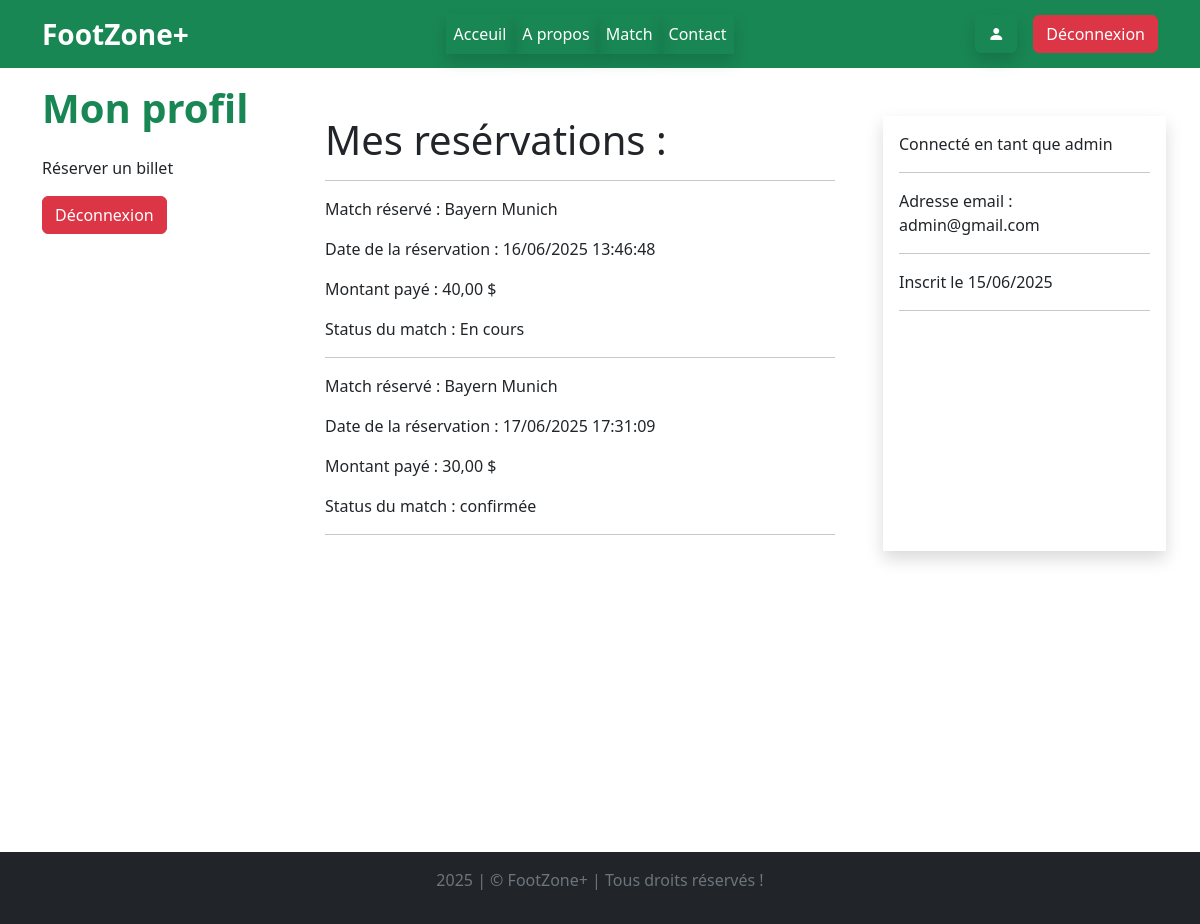
/profil/ (signed in), run on an earlier commit of the app's database.
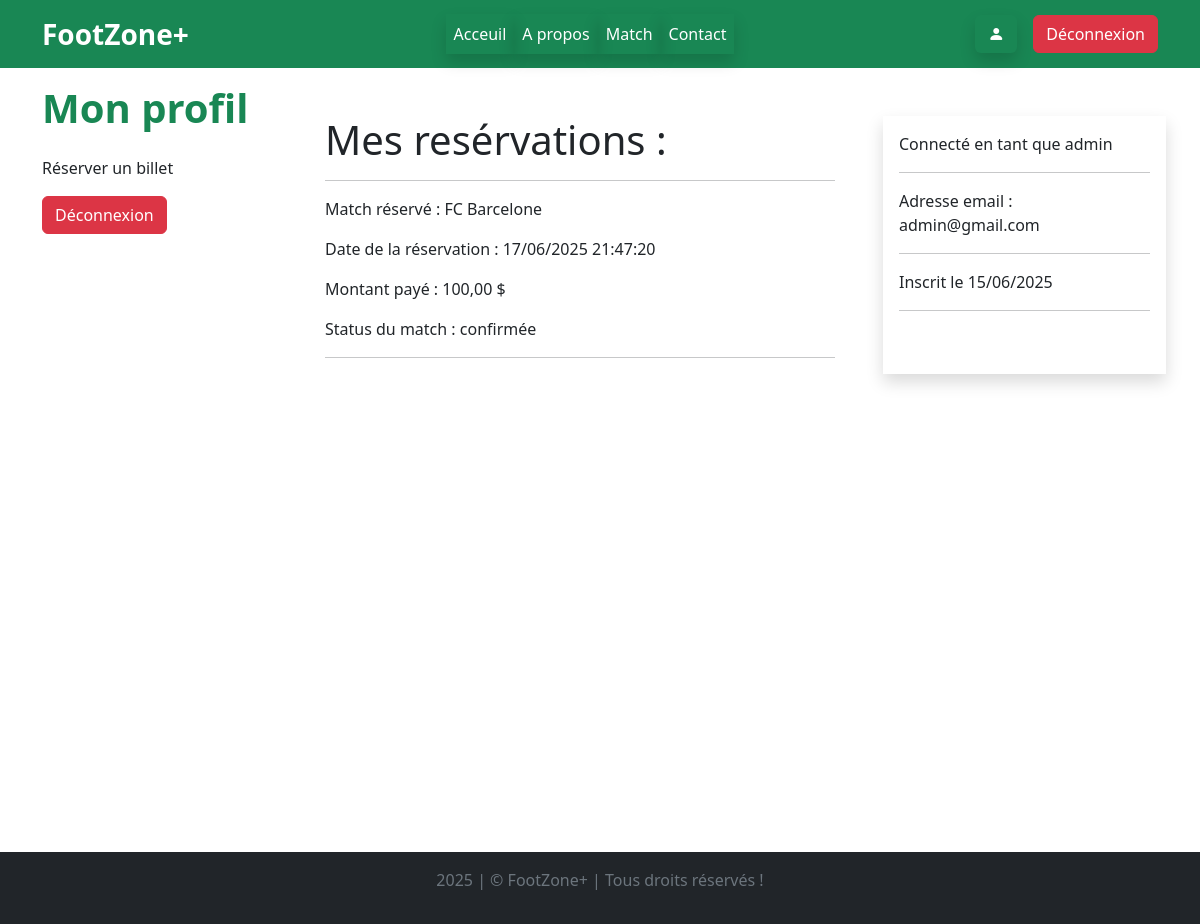
And on a later commit of the database.
### FootZonePlusApp/models.py (models this page shows, shortened)
class Reservation(models.Model):
    utilisateur = models.ForeignKey(settings.AUTH_USER_MODEL, on_delete=models.CASCADE)
    match = models.ForeignKey(Match, on_delete=models.CASCADE, null=True)
    date_reservation = models.DateTimeField(auto_now_add=True)
    total = models.DecimalField(max_digits=10, decimal_places=2, null=True)
    statut = models.CharField(max_length=20, null=True)
    pdf_file = models.FileField(upload_to='billets/', blank=True, null=True)

class Match(models.Model):
    continent = models.ForeignKey(Continent, on_delete=models.CASCADE, null=True)
    categorie = models.ForeignKey(Categorie_Match, on_delete=models.CASCADE, null=True)
    equipe_locale = models.ForeignKey(EquipeLocale, on_delete=models.CASCADE, null=True)
    equipe_visiteuse = models.ForeignKey(EquipeVisiteuse, on_delete=models.CASCADE, null=True)
    stade = models.ForeignKey(Stade, on_delete=models.CASCADE, null=True)
    heure = models.TimeField(null=True)
    date = models.DateField(null=True)
    status = models.CharField(max_length=50 ,choices=[('Ouvert', 'Ouvert'), ('Fermé', 'Fermé')], null=True)
    image = models.ImageField(upload_to="images/", blank=True, null=True)
    def __str__(self):
        return str(self.equipe_locale)

class EquipeLocale(models.Model):
    nom = models.ForeignKey(Equipe, on_delete=models.CASCADE, null=True)
    categorie = models.ForeignKey(Categorie_Equipe, on_delete=models.CASCADE, null=True)
    coatch = models.CharField(max_length=100)
    nombre_joueur = models.IntegerField()
    pays_origine = models.ForeignKey(Pays, on_delete=models.CASCADE, null=True)
    date_time_add = models.DateTimeField(auto_now_add=True)
    def __str__(self):
        return str(self.nom)

class Equipe(models.Model):
    nom = models.CharField(max_length=200)
    date_time_add = models.DateTimeField(auto_now_add=True)
    def __str__(self):
        return self.nom

### FootZonePlusApp/views.py (the view)
# urls.py: path('profil/', profilUser, name="profil"),
@login_required
def profilUser(request):
    reservation = Reservation.objects.all()
    return render(request, 'MonProfil.html', {'user': request.user, 'reservation': reservation})

### FootZonePlusApp/templates/MonProfil.html
{% extends 'base.html' %}
{% block profil %}
<section>
    <div class="container" style="height: 100vh;">
        <div class="row g-3 py-3">
            <div class="col-md-3">
                <h1 class="text-success fw-semibold">Mon profil</h1>
                <a href="{% url 'reservation' %}" class="nav-link py-3">Réserver un billet</a>
                <a href="{% url 'deconnexion' %}" class="btn btn-danger text-white">Déconnexion</a>
            </div>
            <div class="col-md-6 pe-5 mt-5">
                <h1>Mes resérvations :</h1>
                {% if reservation %}
                {% for r in reservation %}
                <hr>
                    <p>Match réservé : {{ r.match }}</p>
                    <p>Date de la réservation : {{ r.date_reservation|date:"d/m/Y H:i:s" }}</p>
                    <p>Montant payé : {{ r.total }} $</p>
                    <p>Status du match : {{ r.statut }}</p>
                    {% endfor %}
                {% else %}
                <p>Aucune résérvation en cours !</p>
                {% endif %}
                <hr>
            </div>
            <div class="col-md-3 shadow p-3 mt-5">
                <p>Connecté en tant que {{user.username}}</p>
                <hr>
                <p>Adresse email : {{user.email}}</p>
                <hr>
                <p>Inscrit le {{user.date_joined|date:"d/m/Y"}}</p>
                <hr>
            </div>
        </div>
    </div>
</section>
{% endblock %}

What changed in the data, as far as the page shows it:
removed Reservation: match "Bayern Munich", date_reservation "16/06/2025 13:46:48", total "40,00", statut "En cours"
removed Reservation: match "Bayern Munich", date_reservation "17/06/2025 17:31:09", total "30,00", statut "confirmée"
added Reservation: match "FC Barcelone", date_reservation "17/06/2025 21:47:20", total "100,00", statut "confirmée"
